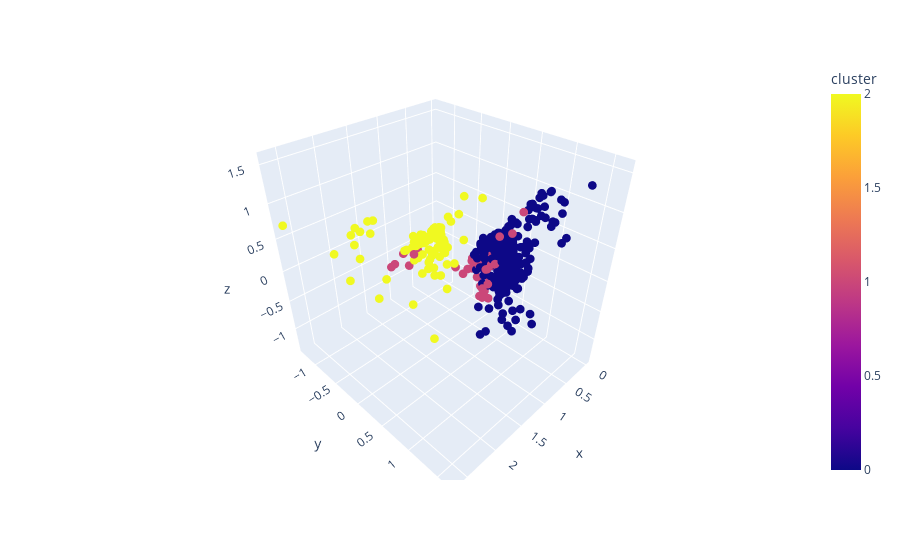

The notebook cell this image was saved under:
### Markdown cell above
# When K = 3, the visualization

### Code cell
# when k =3 , the clustering is not good
def show_kmeans_cluster(k:int):
    model_kmeans = KMeans(n_clusters=k)
    cluster_tmp = model_kmeans.fit_predict(DF_TF)
    show_data = pd.DataFrame([text_2d[:, 0].tolist(), text_2d[:, 1].tolist(), text_2d[:, 2].tolist(), cluster_tmp.tolist()])
    show_data = show_data.T
    show_data.columns = ["x", "y", "z", "cluster"]
    fig = px.scatter_3d(show_data, x="x", y="y", z="z", color="cluster",size_max=100)
    fig.update_traces(marker_size=3)
    fig.show()

show_kmeans_cluster(3)

### Figure 1 — Plotly figure (JSON) as saved in the notebook; plotly's stock layout.template omitted (floating-point values rounded to 4 significant figures; data arrays with more than 128 entries replaced by an {"elided": "..."} marker saying what was removed)
{"data": [{"hovertemplate": "x=%{x}<br>y=%{y}<br>z=%{z}<br>cluster=%{marker.color}<extra></extra>", "legendgroup": "", "marker": {"color": {"elided": "828 int values"}, "coloraxis": "coloraxis", "size": 3, "symbol": "circle"}, "mode": "markers", "name": "", "scene": "scene", "showlegend": false, "type": "scatter3d", "x": {"elided": "828 float values"}, "y": {"elided": "828 float values"}, "z": {"elided": "828 float values"}}], "layout": {"coloraxis": {"colorbar": {"title": {"text": "cluster"}}, "colorscale": [[0, "#0d0887"], [0.1111, "#46039f"], [0.2222, "#7201a8"], [0.3333, "#9c179e"], [0.4444, "#bd3786"], [0.5556, "#d8576b"], [0.6667, "#ed7953"], [0.7778, "#fb9f3a"], [0.8889, "#fdca26"], [1, "#f0f921"]]}, "legend": {"tracegroupgap": 0}, "margin": {"t": 60}, "scene": {"domain": {"x": [0, 1], "y": [0, 1]}, "xaxis": {"title": {"text": "x"}}, "yaxis": {"title": {"text": "y"}}, "zaxis": {"title": {"text": "z"}}}}}
